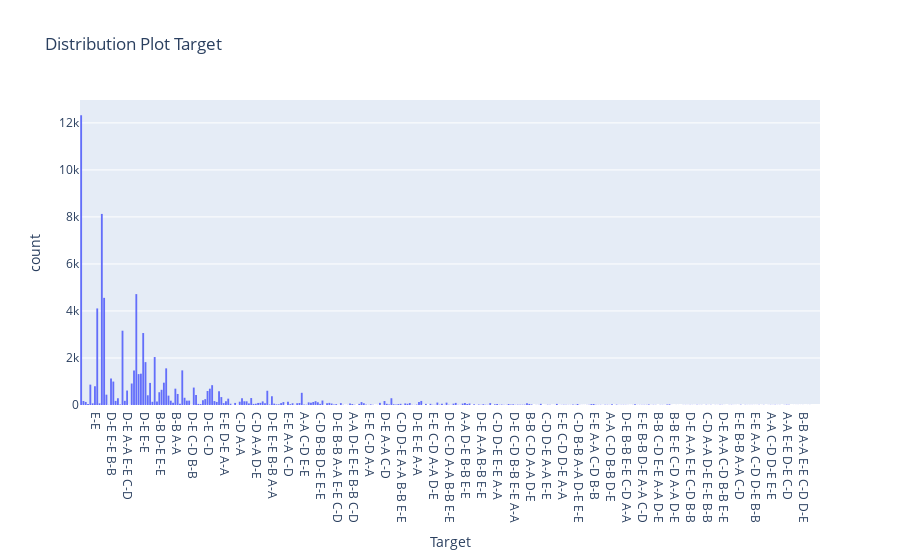

Notebook source saved alongside this figure:
### Code cell
# Visualización
px.histogram(Data, x="Target",title="Distribution Plot Target")

### Figure 1 — Plotly figure (JSON) as saved in the notebook; plotly's stock layout.template omitted (floating-point values rounded to 4 significant figures; data arrays with more than 128 entries replaced by an {"elided": "..."} marker saying what was removed)
{"data": [{"alignmentgroup": "True", "bingroup": "x", "hovertemplate": "Target=%{x}<br>count=%{y}<extra></extra>", "legendgroup": "", "marker": {"color": "#636efa", "pattern": {"shape": ""}}, "name": "", "offsetgroup": "", "orientation": "v", "showlegend": false, "type": "histogram", "x": {"elided": "79539 str values"}, "xaxis": "x", "yaxis": "y"}], "layout": {"barmode": "relative", "legend": {"tracegroupgap": 0}, "title": {"text": "Distribution Plot Target"}, "xaxis": {"anchor": "y", "domain": [0, 1], "title": {"text": "Target"}}, "yaxis": {"anchor": "x", "domain": [0, 1], "title": {"text": "count"}}}}
